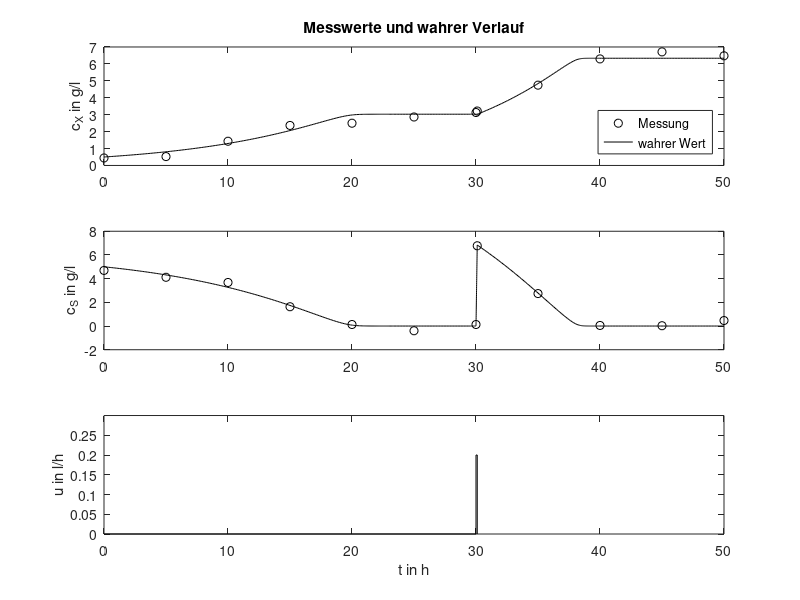

Source code (MATLAB): (Note: this script raises an error after producing the figure.)
%% spi_2_ueb3_LSG - Modelldiskriminierung mittels Akaike Kriterium
% Modelldiskriminierung für die Modellkandidaten 1, 2, 3

close all
clear all
clc

warning('off','optim:fmincon:SwitchingToMediumScale');
warning('off','MATLAB:ode15s:IntegrationTolNotMet');

%% 0) Pulsexperiment erzeugen aus Simulationsdateien

% Laden der Messdaten des Pulsexperiments
% Struct MESS besteht aus den Feldern
% -- t:	Messzeitpunkte
% -- x0: Anfangsbedingungen (Reihenfolge der Zeilen: m_X, m_S, V)
% -- x: Werte der Zustände zu den Messzeitpunkten
% -- x_sim: Zustand über kompletten Horizont (Reihenfolge: t_sim, m_X, m_S, V)
% -- u: Stellgröße (Reihenfolge: t_u, u, c_Sin)
% -- y: Messungen zu den Messzeitpunkten

load Messung_Biomodell

% plot measurements from lab experiments: 
figure
subplot(3,1,1)
plot(MESS.t,MESS.y(1,:),'ko',MESS.x_sim(1,:),MESS.x_sim(2,:)./MESS.x_sim(4,:),'k')
title('Messwerte und wahrer Verlauf')
ylabel('c_X in g/l')
legend('Messung','wahrer Wert','Location','SouthEast')

subplot(3,1,2)
plot(MESS.t,MESS.y(2,:),'ko',MESS.x_sim(1,:),MESS.x_sim(3,:)./MESS.x_sim(4,:),'k')
ylabel('c_S in g/l')

subplot(3,1,3)
stairs(MESS.u(1,:),MESS.u(2,:),'k')
set(gca,'XLim',[0 50],'YLim',[0 0.3])
xlabel('t in h')
ylabel('u in l/h')

%drawnow;

%% Parameteridentifikation und AIC Berechnung

% Berechnung Akaike in einer Schleife
nModels = 3; 
[nOutputs,nSamples] = size(MESS.y); 
AIC = nan(nModels,1); 
yModel = nan(nOutputs,nSamples,nModels); % allocate memory for computed outputs

% Iteration über alle Modell-Typen:
for iM = 1:nModels
    Modell = iM;
    
    if iM == 1       
        pLB = [1e-3;1e-3;1e-2];
%         pUB = [0.5;0.5;1]; 
        pUB = [0.2;0.05;0.4];
    elseif iM == 2
        pLB = [1e-3;1e-3;1e-1;1e-3];
%         pUB = [0.5;0.5;1;10];
        pUB = [0.2;0.1;0.4;0.01];
    elseif iM == 3   
        pLB = [1e-3;1e-3;1e-1;1e-3;1e-3];
%         pUB = [0.5;0.5;1;10;10];         
        pUB = [0.2;0.1;0.4;0.01;5]; 
    end
    
    %% Aufgabe: 1c
    p0 = pLB + (pUB - pLB)*rand; 
    % max. Likelihood-Schätzung der Parameter mit unbekanntem C:
    pOpt = fmincon(@guete_pi_MLE,p0,[],[],[],[],pLB,pUB,[],[],MESS,Modell);
       
    % Speicherung der optimierten Parameter in einem Cell-Struct
    % (ein Array geht hier nicht gut, da die Modelle unterschiedlich viele
    % Parameter haben)
    p_Opt(iM).p = pOpt;

    % AIC durch Aufruf der Funktion
    [I,C,AIC(iM)] = aic_ueb3(pOpt,MESS,Modell);
    
    % compute output trajectories: 
    yModel(:,:,iM) = computeOutputTrajectories(pOpt,MESS,Modell);
    
end

AIC_min = min(AIC)

% which model delivers the best result? 
bestModel = find(AIC == min(AIC))

%% plot all three models agains the real measurements: 
figure
subplot(3,1,1)
plot(MESS.t,MESS.y(1,:),'ko', ...
    MESS.x_sim(1,:),MESS.x_sim(2,:)./MESS.x_sim(4,:),'k', ...
    MESS.t,yModel(1,:,1),'g', MESS.t,yModel(1,:,2),'b', MESS.t,yModel(1,:,3),'r'); 
ylabel('c_X in g/l')
legend('Messung','wahrer Verlauf','Modell 1','Modell 2','Modell 3','Location','SouthEast')

subplot(3,1,2)
plot(MESS.t,MESS.y(2,:),'ko',MESS.x_sim(1,:),MESS.x_sim(3,:)./MESS.x_sim(4,:),'k',...
    MESS.t,yModel(2,:,1),'g', MESS.t,yModel(2,:,2),'b', MESS.t,yModel(2,:,3),'r'); 
ylabel('c_S in g/l')

subplot(3,1,3)
stairs(MESS.u(1,:),MESS.u(2,:),'k')
set(gca,'XLim',[0 50],'YLim',[0 0.3])
xlabel('t in h')
ylabel('feed volume flow in l/h')

sgtitle('Vergleich der drei Modelle mit den echten Messdaten')

%% Aufgabe 2a: Berechnung der Gewichtung

delta_i = AIC - AIC_min; 
denom = sum(exp(-delta_i/2));   % denominator of weighting formula (7.11 in King Skript SPI1+2)
wi = exp(-delta_i/2)/denom;     % weights

% aic_distance(1) = 
% w_aic(1) =

w_aic = wi; 

%% Anwendung auf MMTP

% Vorbereitung der Prozessoptimierung (Trajektorienplanung: TP)
% Bei einer TP mit unterschiedlichen Modellen (Multi-Modell) bezeichnet man
% die TP als MMTP (Multimodell-Trajektorienplanung)
% Zusammenbau eines Structs als Übergabeelement der TP
% Felder:
% -- t: Messzeitpunkte
TP.t = 0:5:50;
% -- x0: Anfangsbedingungen
TP.x0 = MESS.x0;
TP.x0(2) = TP.x0(2) / 5;
% -- u: Stellgrößen, Aufbau wie in MESS
tu = 0:1:50;    % Fütterungszeitpunkte
u0 = 0.02 * ones(size(tu));     % Fütterungsmengen
TP.u = [tu; u0; 100 * ones(size(tu))];  % 3. Eintrag: Eingangskonzentrationen

% -- CONS: Struct für Beschränkungen mit den Feldern
% ---- umin/umax: der Stellgrößen
TP.CONS.umin = 0 * ones(size(tu));
TP.CONS.umax = 0.04 * ones(size(tu));

% ---- xmin/xmax: der Zustände
TP.CONS.xmin = [0;0;2];
TP.CONS.xmax = [35;25;4];

% ---- ymin/ymax: der Messgrößen
TP.CONS.ymin = [-Inf;-Inf];
TP.CONS.ymax = [Inf;Inf];


% -- p: Parameterwerte
TP.p = p_Opt;

optTP = MMTP(TP,w_aic) % das ist eine optimale Steuerfolge für u

% Plotten der Optimierungsergebnisse (Trajektorienplanung)
figure
stairs(optTP,'k')
set(gca,'XLim',[0 50],'YLim',[0 0.05])
xlabel('t in h')
ylabel('u in l/h')
